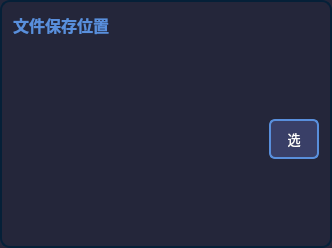
                        <widget class="QFrame" name="frame_anifont_5">
                         <property name="sizePolicy">
                          <sizepolicy hsizetype="Preferred" vsizetype="Expanding">
                           <horstretch>0</horstretch>
                           <verstretch>0</verstretch>
                          </sizepolicy>
                         </property>
                         <property name="minimumSize">
                          <size>
                           <width>231</width>
                           <height>101</height>
                          </size>
                         </property>
                         <property name="styleSheet">
                          <string notr="true">QFrame{
 border:2px solid;
	border-color: rgb(5, 32, 56);
	background-color: rgb(36,38,58);
border-radius:10px;
}
QComboBox QAbstractItemView{
outline: 0px solid gray;            
/*border:1px solid #eeeeee;*/            
color:rgb(145,151,163);
selection-color:white;
font-size:14px;
font-family:Microsoft YaHei UI;            
background-color:rgb(18,26,39);
selection-background-color:rgb(33,41,54);
border-top-radius:0px;
border-bottom-radius:10px;
}</string>
                         </property>
                         <property name="frameShape">
                          <enum>QFrame::StyledPanel</enum>
                         </property>
                         <property name="frameShadow">
                          <enum>QFrame::Raised</enum>
                         </property>
                         <layout class="QVBoxLayout" name="verticalLayout_12">
                          <item>
                           <widget class="QLabel" name="label_anifont_5">
                            <property name="sizePolicy">
                             <sizepolicy hsizetype="Fixed" vsizetype="Fixed">
                              <horstretch>0</horstretch>
                              <verstretch>0</verstretch>
                             </sizepolicy>
                            </property>
                            <property name="font">
                             <font>
                              <family>Microsoft YaHei UI</family>
                              <pointsize>12</pointsize>
                              <weight>75</weight>
                              <bold>true</bold>
                             </font>
                            </property>
                            <property name="styleSheet">
                             <string notr="true">QLabel{
border:none;
color:#598FDC;
}</string>
                            </property>
                            <property name="text">
                             <string>文件保存位置</string>
                            </property>
                           </widget>
                          </item>
                          <item alignment="Qt::AlignBottom">
                           <widget class="QFrame" name="frame_selectanifont_6">
                            <property name="minimumSize">
                             <size>
                              <width>0</width>
                              <height>0</height>
                             </size>
                            </property>
                            <property name="styleSheet">
                             <string notr="true">QFrame{border:none;
}</string>
                            </property>
                            <property name="frameShape">
                             <enum>QFrame::StyledPanel</enum>
                            </property>
                            <property name="frameShadow">
                             <enum>QFrame::Raised</enum>
                            </property>
                            <property name="lineWidth">
                             <number>0</number>
                            </property>
                            <layout class="QHBoxLayout" name="horizontalLayout_23">
                             <property name="spacing">
                              <number>0</number>
                             </property>
                             <property name="leftMargin">
                              <number>0</number>
                             </property>
                             <property name="topMargin">
                              <number>0</number>
                             </property>
                             <property name="rightMargin">
                              <number>0</number>
                             </property>
                             <property name="bottomMargin">
                              <number>0</number>
                             </property>
                             <item>
                              <widget class="QTextBrowser" name="fileTextBrowser">
                               <property name="font">
                                <font>
                                 <family>Microsoft YaHei UI</family>
                                </font>
                               </property>
                               <property name="styleSheet">
                                <string notr="true">color: rgb(255, 255, 255);</string>
                               </property>
                               <property name="html">
                                <string>&lt;!DOCTYPE HTML PUBLIC &quot;-//W3C//DTD HTML 4.0//EN&quot; &quot;http://www.w3.org/TR/REC-html40/strict.dtd&quot;&gt;
&lt;html&gt;&lt;head&gt;&lt;meta name=&quot;qrichtext&quot; content=&quot;1&quot; /&gt;&lt;style type=&quot;text/css&quot;&gt;
p, li { white-space: pre-wrap; }
&lt;/style&gt;&lt;/head&gt;&lt;body style=&quot; font-family:'Microsoft YaHei UI'; font-size:13pt; font-weight:400; font-style:normal;&quot;&gt;
&lt;p style=&quot;-qt-paragraph-type:empty; margin-top:0px; margin-bottom:0px; margin-left:0px; margin-right:0px; -qt-block-indent:0; text-indent:0px; font-family:'SimSun'; font-size:9pt;&quot;&gt;&lt;br /&gt;&lt;/p&gt;&lt;/body&gt;&lt;/html&gt;</string>
                               </property>
                              </widget>
                             </item>
                             <item>
                              <widget class="QPushButton" name="pushButtonFile">
                               <property name="minimumSize">
                                <size>
                                 <width>50</width>
                                 <height>40</height>
                                </size>
                               </property>
                               <property name="font">
                                <font>
                                 <family>Microsoft YaHei UI</family>
                                 <pointsize>10</pointsize>
                                </font>
                               </property>
                               <property name="styleSheet">
                                <string notr="true">QPushButton {	
	border: 2px solid;
	border-color: #598FDC;
	border-radius: 6px;
	color: rgb(255, 255, 255);
	background-color: rgb(57, 63, 103);
}
QPushButton:hover {
	background-color: rgb(38, 43, 85);
}
QPushButton:checked{
    background-color: rgb(33, 33, 33);
}</string>
                               </property>
                               <property name="text">
                                <string>选</string>
                               </property>
                              </widget>
                             </item>
                            </layout>
                           </widget>
                          </item>
                         </layout>
                        </widget>
